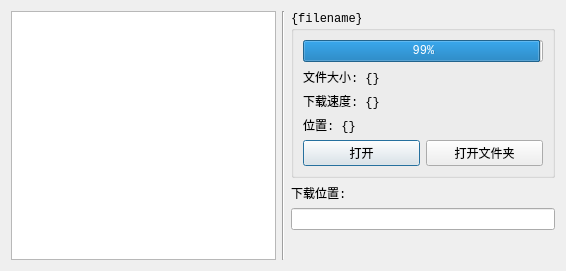
<?xml version="1.0" encoding="UTF-8"?>
<ui version="4.0">
 <class>Dialog</class>
 <widget class="QDialog" name="Dialog">
  <property name="geometry">
   <rect>
    <x>0</x>
    <y>0</y>
    <width>566</width>
    <height>271</height>
   </rect>
  </property>
  <property name="font">
   <font>
    <family>Consolas</family>
   </font>
  </property>
  <property name="windowTitle">
   <string>Files</string>
  </property>
  <property name="windowIcon">
   <iconset theme="fusion"/>
  </property>
  <layout class="QGridLayout" name="gridLayout">
   <item row="1" column="2">
    <widget class="QLabel" name="label_4">
     <property name="text">
      <string>下载位置:</string>
     </property>
    </widget>
   </item>
   <item row="0" column="0" rowspan="4">
    <widget class="QListWidget" name="listWidget_2"/>
   </item>
   <item row="0" column="2">
    <widget class="QGroupBox" name="groupBox">
     <property name="title">
      <string>{filename}</string>
     </property>
     <layout class="QGridLayout" name="gridLayout_2">
      <item row="1" column="0" colspan="2">
       <widget class="QLabel" name="label">
        <property name="text">
         <string>文件大小: {}</string>
        </property>
       </widget>
      </item>
      <item row="0" column="0" colspan="2">
       <widget class="QProgressBar" name="progressBar">
        <property name="font">
         <font>
          <family>Consolas</family>
         </font>
        </property>
        <property name="styleSheet">
         <string notr="true">QProgressBar{
text-align: center;
}</string>
        </property>
        <property name="value">
         <number>99</number>
        </property>
        <property name="textVisible">
         <bool>true</bool>
        </property>
       </widget>
      </item>
      <item row="2" column="0" colspan="2">
       <widget class="QLabel" name="label_3">
        <property name="text">
         <string>下载速度: {}</string>
        </property>
       </widget>
      </item>
      <item row="4" column="0">
       <widget class="QPushButton" name="pushButton">
        <property name="text">
         <string>打开</string>
        </property>
       </widget>
      </item>
      <item row="3" column="0" colspan="2">
       <widget class="QLabel" name="label_2">
        <property name="text">
         <string>位置: {}</string>
        </property>
       </widget>
      </item>
      <item row="4" column="1">
       <widget class="QPushButton" name="pushButton_2">
        <property name="text">
         <string>打开文件夹</string>
        </property>
       </widget>
      </item>
     </layout>
    </widget>
   </item>
   <item row="2" column="2">
    <widget class="QLineEdit" name="lineEdit">
     <property name="readOnly">
      <bool>true</bool>
     </property>
    </widget>
   </item>
   <item row="0" column="1" rowspan="4">
    <widget class="Line" name="line">
     <property name="orientation">
      <enum>Qt::Vertical</enum>
     </property>
    </widget>
   </item>
   <item row="3" column="2">
    <spacer name="verticalSpacer">
     <property name="orientation">
      <enum>Qt::Vertical</enum>
     </property>
     <property name="sizeHint" stdset="0">
      <size>
       <width>20</width>
       <height>40</height>
      </size>
     </property>
    </spacer>
   </item>
  </layout>
 </widget>
 <resources/>
 <connections/>
</ui>
